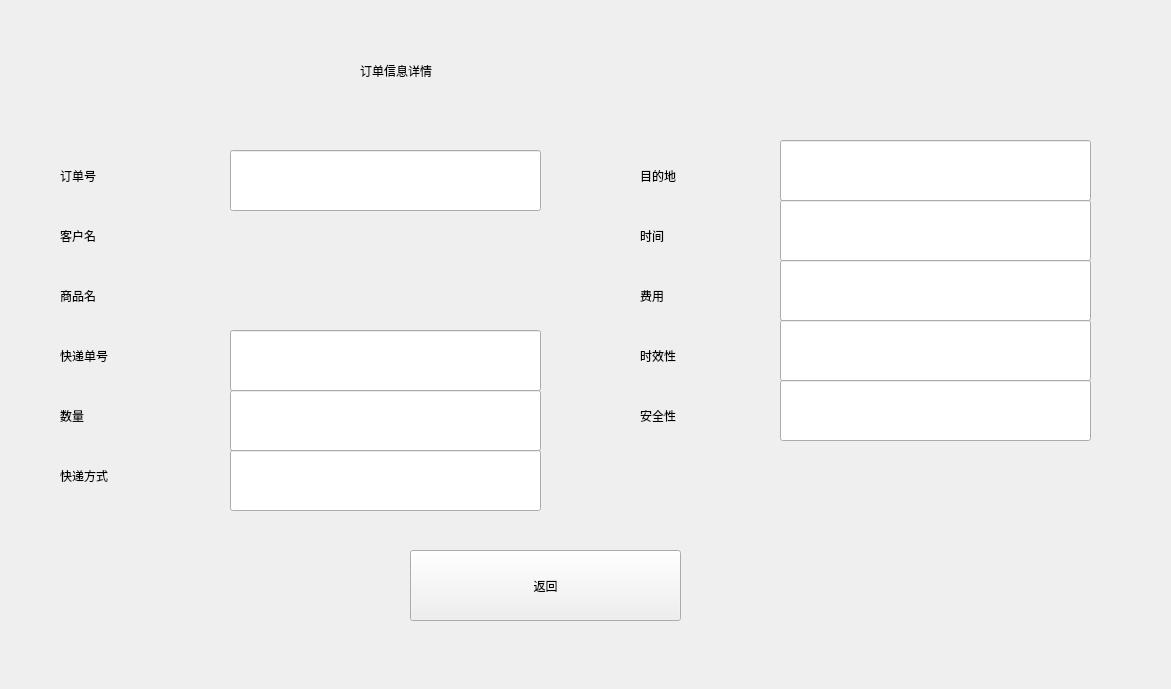
<?xml version="1.0" encoding="UTF-8"?>
<ui version="4.0">
 <class>WindowOrderInfo</class>
 <widget class="QMainWindow" name="WindowOrderInfo">
  <property name="geometry">
   <rect>
    <x>0</x>
    <y>0</y>
    <width>1171</width>
    <height>689</height>
   </rect>
  </property>
  <property name="windowTitle">
   <string>MainWindow</string>
  </property>
  <property name="styleSheet">
   <string notr="true">font: 75 24pt &quot;微软雅黑&quot;;</string>
  </property>
  <widget class="QWidget" name="centralwidget">
   <widget class="QLabel" name="label">
    <property name="geometry">
     <rect>
      <x>360</x>
      <y>40</y>
      <width>371</width>
      <height>61</height>
     </rect>
    </property>
    <property name="styleSheet">
     <string notr="true">font: 75 36pt &quot;微软雅黑&quot;;</string>
    </property>
    <property name="text">
     <string>订单信息详情</string>
    </property>
   </widget>
   <widget class="QLabel" name="label_2">
    <property name="geometry">
     <rect>
      <x>60</x>
      <y>150</y>
      <width>191</width>
      <height>51</height>
     </rect>
    </property>
    <property name="styleSheet">
     <string notr="true">font: 75 24pt &quot;微软雅黑&quot;;</string>
    </property>
    <property name="text">
     <string>订单号</string>
    </property>
   </widget>
   <widget class="QLabel" name="label_3">
    <property name="geometry">
     <rect>
      <x>60</x>
      <y>210</y>
      <width>191</width>
      <height>51</height>
     </rect>
    </property>
    <property name="styleSheet">
     <string notr="true">font: 75 24pt &quot;微软雅黑&quot;;</string>
    </property>
    <property name="text">
     <string>客户名</string>
    </property>
   </widget>
   <widget class="QLabel" name="label_4">
    <property name="geometry">
     <rect>
      <x>60</x>
      <y>270</y>
      <width>191</width>
      <height>51</height>
     </rect>
    </property>
    <property name="styleSheet">
     <string notr="true">font: 75 24pt &quot;微软雅黑&quot;;</string>
    </property>
    <property name="text">
     <string>商品名</string>
    </property>
   </widget>
   <widget class="QLabel" name="label_5">
    <property name="geometry">
     <rect>
      <x>640</x>
      <y>150</y>
      <width>191</width>
      <height>51</height>
     </rect>
    </property>
    <property name="styleSheet">
     <string notr="true">font: 75 24pt &quot;微软雅黑&quot;;</string>
    </property>
    <property name="text">
     <string>目的地</string>
    </property>
   </widget>
   <widget class="QLabel" name="label_6">
    <property name="geometry">
     <rect>
      <x>640</x>
      <y>210</y>
      <width>191</width>
      <height>51</height>
     </rect>
    </property>
    <property name="styleSheet">
     <string notr="true">font: 75 24pt &quot;微软雅黑&quot;;</string>
    </property>
    <property name="text">
     <string>时间</string>
    </property>
   </widget>
   <widget class="QLabel" name="label_7">
    <property name="geometry">
     <rect>
      <x>60</x>
      <y>330</y>
      <width>191</width>
      <height>51</height>
     </rect>
    </property>
    <property name="styleSheet">
     <string notr="true">font: 75 24pt &quot;微软雅黑&quot;;</string>
    </property>
    <property name="text">
     <string>快递单号</string>
    </property>
   </widget>
   <widget class="QLabel" name="label_8">
    <property name="geometry">
     <rect>
      <x>60</x>
      <y>390</y>
      <width>191</width>
      <height>51</height>
     </rect>
    </property>
    <property name="styleSheet">
     <string notr="true">font: 75 24pt &quot;微软雅黑&quot;;</string>
    </property>
    <property name="text">
     <string>数量</string>
    </property>
   </widget>
   <widget class="QLabel" name="label_9">
    <property name="geometry">
     <rect>
      <x>60</x>
      <y>450</y>
      <width>191</width>
      <height>51</height>
     </rect>
    </property>
    <property name="styleSheet">
     <string notr="true">font: 75 24pt &quot;微软雅黑&quot;;</string>
    </property>
    <property name="text">
     <string>快递方式</string>
    </property>
   </widget>
   <widget class="QLabel" name="label_10">
    <property name="geometry">
     <rect>
      <x>230</x>
      <y>150</y>
      <width>311</width>
      <height>61</height>
     </rect>
    </property>
    <property name="styleSheet">
     <string notr="true">font: 75 24pt &quot;微软雅黑&quot;;</string>
    </property>
    <property name="text">
     <string/>
    </property>
   </widget>
   <widget class="QLabel" name="label_11">
    <property name="geometry">
     <rect>
      <x>230</x>
      <y>210</y>
      <width>311</width>
      <height>61</height>
     </rect>
    </property>
    <property name="styleSheet">
     <string notr="true">font: 75 24pt &quot;微软雅黑&quot;;</string>
    </property>
    <property name="text">
     <string/>
    </property>
   </widget>
   <widget class="QLabel" name="label_12">
    <property name="geometry">
     <rect>
      <x>230</x>
      <y>270</y>
      <width>311</width>
      <height>61</height>
     </rect>
    </property>
    <property name="styleSheet">
     <string notr="true">font: 75 24pt &quot;微软雅黑&quot;;</string>
    </property>
    <property name="text">
     <string/>
    </property>
   </widget>
   <widget class="QLabel" name="label_13">
    <property name="geometry">
     <rect>
      <x>780</x>
      <y>150</y>
      <width>311</width>
      <height>61</height>
     </rect>
    </property>
    <property name="styleSheet">
     <string notr="true">font: 75 24pt &quot;微软雅黑&quot;;</string>
    </property>
    <property name="text">
     <string/>
    </property>
   </widget>
   <widget class="QLabel" name="label_14">
    <property name="geometry">
     <rect>
      <x>780</x>
      <y>210</y>
      <width>311</width>
      <height>61</height>
     </rect>
    </property>
    <property name="styleSheet">
     <string notr="true">font: 75 24pt &quot;微软雅黑&quot;;</string>
    </property>
    <property name="text">
     <string/>
    </property>
   </widget>
   <widget class="QLabel" name="label_15">
    <property name="geometry">
     <rect>
      <x>230</x>
      <y>330</y>
      <width>311</width>
      <height>61</height>
     </rect>
    </property>
    <property name="styleSheet">
     <string notr="true">font: 75 24pt &quot;微软雅黑&quot;;</string>
    </property>
    <property name="text">
     <string/>
    </property>
   </widget>
   <widget class="QLabel" name="label_16">
    <property name="geometry">
     <rect>
      <x>230</x>
      <y>390</y>
      <width>311</width>
      <height>61</height>
     </rect>
    </property>
    <property name="styleSheet">
     <string notr="true">font: 75 24pt &quot;微软雅黑&quot;;</string>
    </property>
    <property name="text">
     <string/>
    </property>
   </widget>
   <widget class="QLabel" name="label_17">
    <property name="geometry">
     <rect>
      <x>230</x>
      <y>450</y>
      <width>301</width>
      <height>61</height>
     </rect>
    </property>
    <property name="styleSheet">
     <string notr="true">font: 75 24pt &quot;微软雅黑&quot;;</string>
    </property>
    <property name="text">
     <string/>
    </property>
   </widget>
   <widget class="QLabel" name="label_18">
    <property name="geometry">
     <rect>
      <x>780</x>
      <y>260</y>
      <width>311</width>
      <height>61</height>
     </rect>
    </property>
    <property name="styleSheet">
     <string notr="true">font: 75 24pt &quot;微软雅黑&quot;;</string>
    </property>
    <property name="text">
     <string/>
    </property>
   </widget>
   <widget class="QLabel" name="label_19">
    <property name="geometry">
     <rect>
      <x>640</x>
      <y>330</y>
      <width>191</width>
      <height>51</height>
     </rect>
    </property>
    <property name="styleSheet">
     <string notr="true">font: 75 24pt &quot;微软雅黑&quot;;</string>
    </property>
    <property name="text">
     <string>时效性</string>
    </property>
   </widget>
   <widget class="QLabel" name="label_20">
    <property name="geometry">
     <rect>
      <x>780</x>
      <y>380</y>
      <width>311</width>
      <height>61</height>
     </rect>
    </property>
    <property name="styleSheet">
     <string notr="true">font: 75 24pt &quot;微软雅黑&quot;;</string>
    </property>
    <property name="text">
     <string/>
    </property>
   </widget>
   <widget class="QLabel" name="label_21">
    <property name="geometry">
     <rect>
      <x>640</x>
      <y>270</y>
      <width>191</width>
      <height>51</height>
     </rect>
    </property>
    <property name="styleSheet">
     <string notr="true">font: 75 24pt &quot;微软雅黑&quot;;</string>
    </property>
    <property name="text">
     <string>费用</string>
    </property>
   </widget>
   <widget class="QLabel" name="label_22">
    <property name="geometry">
     <rect>
      <x>780</x>
      <y>320</y>
      <width>311</width>
      <height>61</height>
     </rect>
    </property>
    <property name="styleSheet">
     <string notr="true">font: 75 24pt &quot;微软雅黑&quot;;</string>
    </property>
    <property name="text">
     <string/>
    </property>
   </widget>
   <widget class="QLabel" name="label_23">
    <property name="geometry">
     <rect>
      <x>640</x>
      <y>390</y>
      <width>191</width>
      <height>51</height>
     </rect>
    </property>
    <property name="styleSheet">
     <string notr="true">font: 75 24pt &quot;微软雅黑&quot;;</string>
    </property>
    <property name="text">
     <string>安全性</string>
    </property>
   </widget>
   <widget class="QPushButton" name="pushButton">
    <property name="geometry">
     <rect>
      <x>410</x>
      <y>550</y>
      <width>271</width>
      <height>71</height>
     </rect>
    </property>
    <property name="styleSheet">
     <string notr="true">font: 75 24pt &quot;微软雅黑&quot;;</string>
    </property>
    <property name="text">
     <string>返回</string>
    </property>
   </widget>
   <widget class="QLineEdit" name="lineEdit">
    <property name="geometry">
     <rect>
      <x>230</x>
      <y>150</y>
      <width>311</width>
      <height>61</height>
     </rect>
    </property>
   </widget>
   <widget class="QLineEdit" name="lineEdit_4">
    <property name="geometry">
     <rect>
      <x>230</x>
      <y>330</y>
      <width>311</width>
      <height>61</height>
     </rect>
    </property>
   </widget>
   <widget class="QLineEdit" name="lineEdit_5">
    <property name="geometry">
     <rect>
      <x>230</x>
      <y>390</y>
      <width>311</width>
      <height>61</height>
     </rect>
    </property>
   </widget>
   <widget class="QLineEdit" name="lineEdit_6">
    <property name="geometry">
     <rect>
      <x>230</x>
      <y>450</y>
      <width>311</width>
      <height>61</height>
     </rect>
    </property>
   </widget>
   <widget class="QLineEdit" name="lineEdit_7">
    <property name="geometry">
     <rect>
      <x>780</x>
      <y>140</y>
      <width>311</width>
      <height>61</height>
     </rect>
    </property>
   </widget>
   <widget class="QLineEdit" name="lineEdit_8">
    <property name="geometry">
     <rect>
      <x>780</x>
      <y>200</y>
      <width>311</width>
      <height>61</height>
     </rect>
    </property>
   </widget>
   <widget class="QLineEdit" name="lineEdit_9">
    <property name="geometry">
     <rect>
      <x>780</x>
      <y>260</y>
      <width>311</width>
      <height>61</height>
     </rect>
    </property>
   </widget>
   <widget class="QLineEdit" name="lineEdit_10">
    <property name="geometry">
     <rect>
      <x>780</x>
      <y>320</y>
      <width>311</width>
      <height>61</height>
     </rect>
    </property>
   </widget>
   <widget class="QLineEdit" name="lineEdit_11">
    <property name="geometry">
     <rect>
      <x>780</x>
      <y>380</y>
      <width>311</width>
      <height>61</height>
     </rect>
    </property>
   </widget>
  </widget>
 </widget>
 <resources/>
 <connections/>
</ui>
